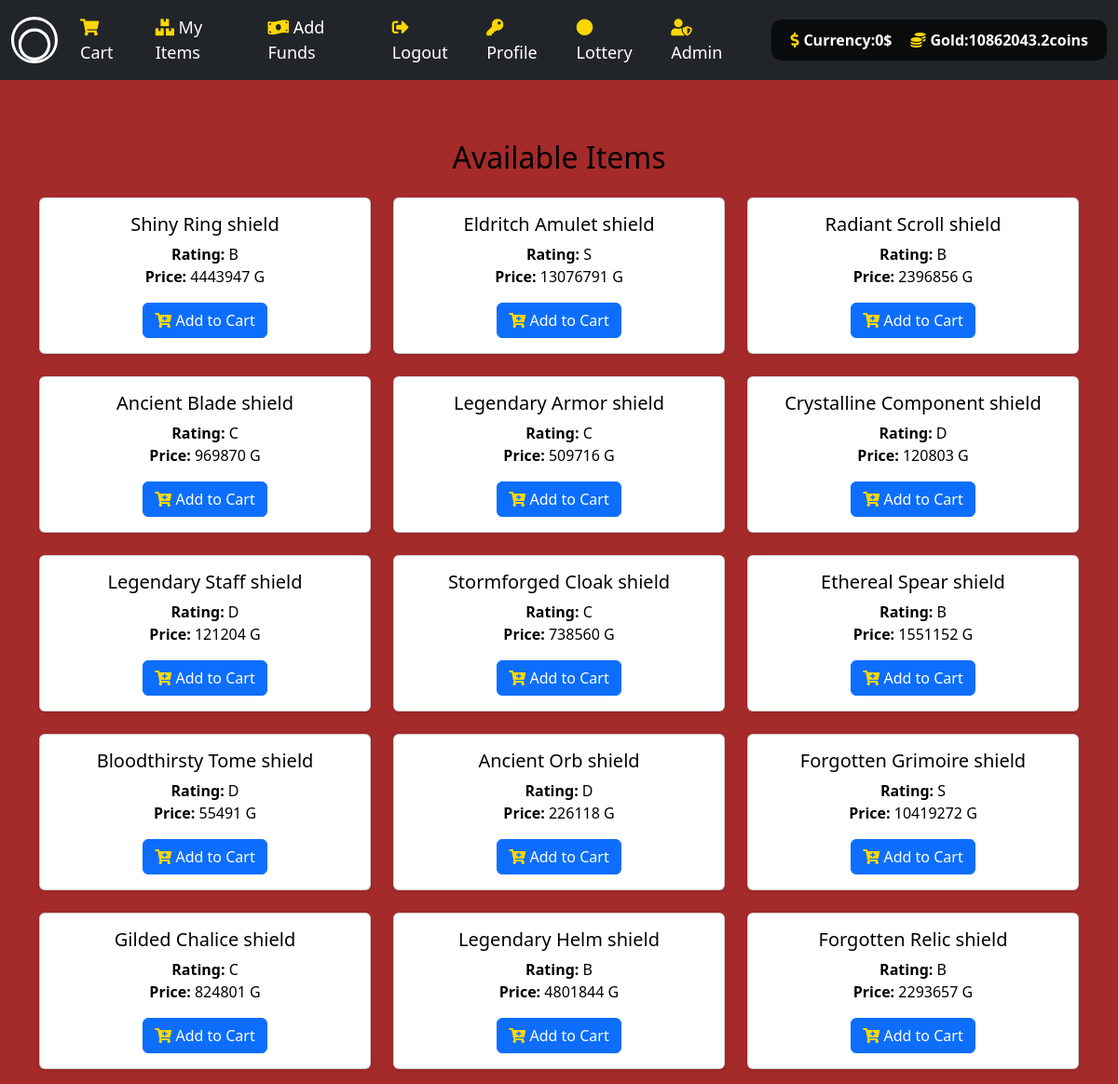
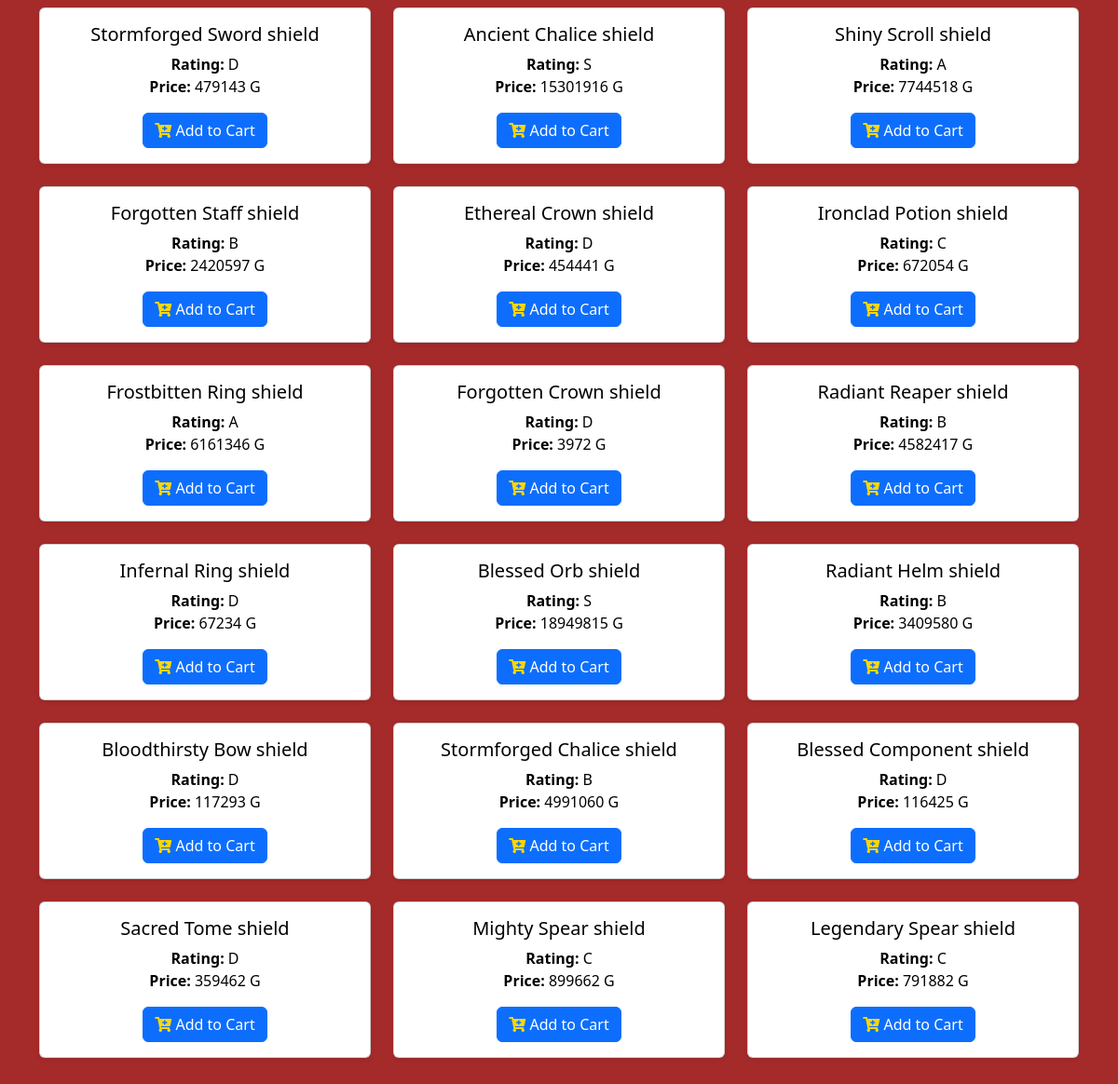
Page /item/shield (signed in) on the committed database (2 pictures, top to bottom).
### tables this page shows
CREATE TABLE user_store(ID int PRIMARY KEY,Funds int,Gold int);

CREATE TABLE object(Object_ID int PRIMARY KEY,
Object_Name varchar(100),
Object_type varchar(20),
listing varchar(2),
rating varchar(1),
price int,
image_src varchar(1000));

### main.py (the view)
@app.get("/item/{category}", response_class=HTMLResponse)
async def get_category_items(request: Request, category: str):
    if category not in categories:
        return HTMLResponse(content="Category not found", status_code=404)
    user = request.session.get("user")
    items = listed_object_data_generator(category)
    L = balance_checker(user)
    L = list(L[0])
    if category == "gold":
        return RedirectResponse("/gold")
    context = {
        "request": request,
        "items": items,
        "user": user,
        "cash": L[0],
        "cashG": L[1]
    }
    return templates.TemplateResponse(f"{category}.html", context)

### templates/shield.html
{% extends "sword.html" %}

### templates/sword.html (shortened to what this page needs)
{% extends "layout.html" %}
{% block main %}
<div class="container mt-3">
    <h2 class="mb-4 text-center">Available Items</h2>
    <div id="item-container" class="row">
        {% for i in items %}
        <div class="col-md-4 mb-4">
            <div class="card shadow-sm h-100">
                <div class="card-body">
                    <h5 class="card-title">{{ i[1] }}</h5>
                    <p class="card-text">
                        <strong>Rating:</strong> {{ i[4] }}<br>
                        <strong>Price:</strong> {{ i[5] }} G
                    </p>
                    <button onclick="addToCart( '{{ i[0] }}'  , '{{ i[2] }}')" class="btn btn-primary btn-block">
                        <i class="fas fa-cart-plus"></i> Add to Cart
                    </button>
                </div>
            </div>
        </div>
        {% endfor %}
    </div>
</div>
{% endblock %}

### templates/layout.html (shortened to what this page needs)
<!DOCTYPE html>
<html lang="en">
<head>
    <link href="https://cdn.jsdelivr.net/npm/bootstrap@5.2.3/dist/css/bootstrap.min.css" rel="stylesheet">
    <link href="https://cdnjs.cloudflare.com/ajax/libs/font-awesome/5.15.1/css/all.min.css" rel="stylesheet">
    <link href="/static/CSSS.css" rel="stylesheet">
</head>
<body>
    <nav class="navbar navbar-expand-lg navbar-dark bg-dark">
        <div class="container-fluid">
            <a class="navbar-brand" href="/">
            </a>
            <div class="collapse navbar-collapse" id="mynavbar">
                {% if user %}
                <ul class="navbar-nav me-auto">
                    <li class="nav-item"><a class="nav-link" href="/cart"><i class="fas fa-shopping-cart"></i> Cart</a></li>
                    <li class="nav-item"><a class="nav-link" href="/objs"><i class="fas fa-boxes"></i> My Items</a></li>
                    <li class="nav-item"><a class="nav-link" href="/buy"><i class="fas fa-money-bill-wave"></i> Add Funds</a></li>
                    <li class="nav-item"><a class="nav-link" href="/logout"><i class="fas fa-sign-out-alt"></i> Logout</a></li>
                    <li class="nav-item"><a class="nav-link" href="/profile"><i class="fas fa-key"></i> Profile </a></li>
                    <li class="nav-item"><a class="nav-link" href="/lottery-wheel"><i class="fas fa-circle"></i> Lottery</a></li>
                    {% if user == 1 %}
                    <li class="nav-item"><a class="nav-link" href="/admin"><i class="fas fa-user-shield"></i> Admin</a></li>
                    {% endif %}
                </ul>
                <div class="balance-widget">
                    <div class="value">
                        <i class="fas fa-dollar-sign"></i> Currency: <span id="cash">{{ cash }}</span> $
                    </div>
                    <div class="value">
                        <i class="fas fa-coins"></i> Gold: <span id="cashG">{{ cashG }}</span> coins
                    </div>
                </div>
                {% else %}
                <ul class="navbar-nav me-auto">
                    <li class="nav-item"><a class="nav-link" href="/register"><i class="fas fa-user-plus"></i> Register</a></li>
                    <li class="nav-item"><a class="nav-link" href="/login"><i class="fas fa-sign-in-alt"></i> Login</a></li>
                </ul>
                {% endif %}
            </div>
        </div>
    </nav>
    <main class="container-fluid py-5 text-center main-content">
        {% block main %}{% endblock %}
    </main>
</body>
</html>

### templates/layout.html (style rules this page uses)
body { background-color: brown; background-size: cover; background-position: center; background-repeat: repeat; height: 100vh; color: white; }
.navbar-brand img, .navbar-brand svg { height: 50px; }
.balance-widget { background-color: rgba(0, 0, 0, 0.7); border-radius: 10px; padding: 10px; margin-left: 15px; display: flex; align-items: center; justify-content: center; color: white; }
.balance-widget .value { margin: 0 10px; font-weight: bold; display: flex; align-items: center; }
.balance-widget i { margin-right: 5px; }
.navbar-nav .nav-link { color: white; font-size: 18px; margin-right: 10px; }
.main-content { padding: 20px; border-radius: 10px; color: black; }
.fas, .far { color: #ffd700; }

### rows in the picture
user_store: Gold "10862043.2"
object: Object_Name "Shiny Ring shield", rating "B", price "4443947"
object: Object_Name "Eldritch Amulet shield", rating "S", price "13076791"
object: Object_Name "Radiant Scroll shield", rating "B", price "2396856"
object: Object_Name "Ancient Blade shield", rating "C", price "969870"
object: Object_Name "Legendary Armor shield", rating "C", price "509716"
object: Object_Name "Crystalline Component shield", rating "D", price "120803"
object: Object_Name "Legendary Staff shield", rating "D", price "121204"
object: Object_Name "Stormforged Cloak shield", rating "C", price "738560"
object: Object_Name "Ethereal Spear shield", rating "B", price "1551152"
object: Object_Name "Bloodthirsty Tome shield", rating "D", price "55491"
object: Object_Name "Ancient Orb shield", rating "D", price "226118"
object: Object_Name "Forgotten Grimoire shield", rating "S", price "10419272"
object: Object_Name "Gilded Chalice shield", rating "C", price "824801"
object: Object_Name "Legendary Helm shield", rating "B", price "4801844"
object: Object_Name "Forgotten Relic shield", rating "B", price "2293657"
object: Object_Name "Stormforged Sword shield", rating "D", price "479143"
object: Object_Name "Ancient Chalice shield", rating "S", price "15301916"
object: Object_Name "Shiny Scroll shield", rating "A", price "7744518"
object: Object_Name "Forgotten Staff shield", rating "B", price "2420597"
object: Object_Name "Ethereal Crown shield", rating "D", price "454441"
object: Object_Name "Ironclad Potion shield", rating "C", price "672054"
object: Object_Name "Frostbitten Ring shield", rating "A", price "6161346"
object: Object_Name "Forgotten Crown shield", rating "D", price "3972"
object: Object_Name "Radiant Reaper shield", rating "B", price "4582417"
object: Object_Name "Infernal Ring shield", rating "D", price "67234"
object: Object_Name "Blessed Orb shield", rating "S", price "18949815"
object: Object_Name "Radiant Helm shield", rating "B", price "3409580"
object: Object_Name "Bloodthirsty Bow shield", rating "D", price "117293"
object: Object_Name "Stormforged Chalice shield", rating "B", price "4991060"
object: Object_Name "Blessed Component shield", rating "D", price "116425"
object: Object_Name "Sacred Tome shield", rating "D", price "359462"
object: Object_Name "Mighty Spear shield", rating "C", price "899662"
object: Object_Name "Legendary Spear shield", rating "C", price "791882"

### other values in the picture
{{ cash }} "0"
